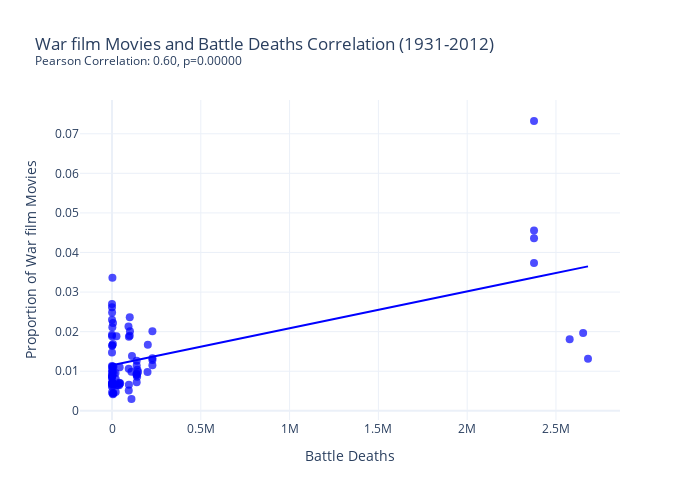
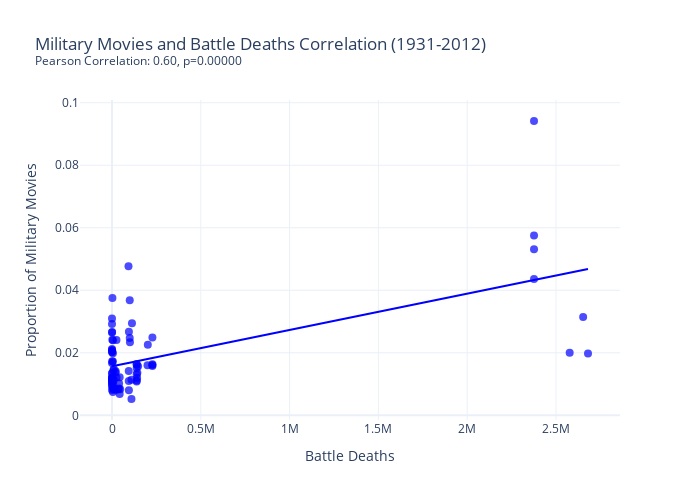
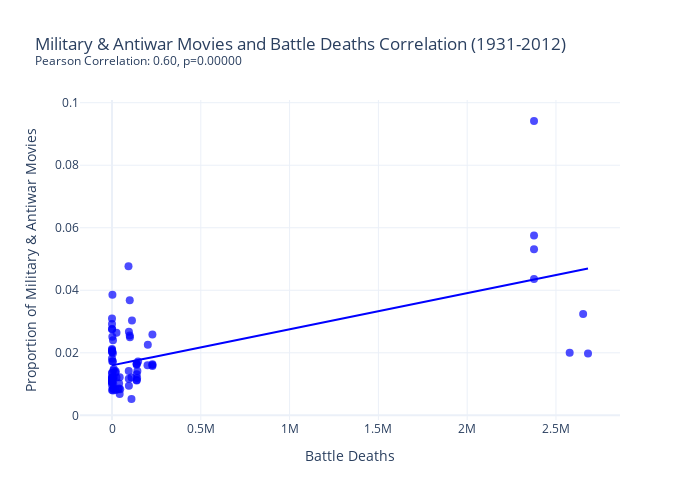

The notebook cell saved with these charts, in order:
### Code cell
def calc_bat_deaths():
    """Calculate total battle deaths per year by evenly distributing deaths across the duration of each war."""
    df_aggregated = df_wars.groupby(['WarName', 'StartYear', 'EndYear'], as_index=False)['BatDeath'].sum()
    df_aggregated['Duration'] = df_aggregated['EndYear'] - df_aggregated['StartYear'] + 1

    # Expand to have one row per year of each war
    expanded_df = df_aggregated.loc[df_aggregated.index.repeat(df_aggregated['Duration'])].copy()
    expanded_df['Year'] = expanded_df.groupby(level=0).cumcount() + expanded_df['StartYear']

    # Distribute BatDeath evenly across years
    expanded_df['Count'] = expanded_df['BatDeath'] / expanded_df['Duration']

    # Sum deaths by year
    yearly_deaths = expanded_df.groupby('Year')['Count'].sum().reset_index()

    # Include all years in the final DataFrame
    min_year = df_aggregated['StartYear'].min()
    max_year = df_aggregated['EndYear'].max()
    all_years = pd.DataFrame({'Year': range(min_year, max_year + 1)})

    final_df = pd.merge(all_years, yearly_deaths, on='Year', how='left').fillna(0)
    return final_df

def plot_proportion_vs_battle_deaths(genre_df, bat_deaths_df, genre_name, year_cut1, year_cut2, filename):
    """
    Plots the relationship between a genre's proportion of movies and battle deaths and OLS.
    Filters data by the specified year range, calculates Pearson correlation.
    """
    # Filter by year range
    genre_filtered = genre_df[(genre_df["Year"] >= year_cut1) & (genre_df["Year"] <= year_cut2)][["Year", "Proportion"]]
    deaths_filtered = bat_deaths_df[(bat_deaths_df["Year"] >= year_cut1) & (bat_deaths_df["Year"] <= year_cut2)][["Year", "Count"]]

    merged_df = pd.merge(genre_filtered, deaths_filtered, on="Year", how="inner")

    if len(merged_df) < 2:
        print(f"Not enough data to plot correlation for {genre_name} in {year_cut1}-{year_cut2}.")
        return

    correlation, p_value = correlation_genre_cut(genre_df, bat_deaths_df, year_cut1, year_cut2)

    fig = px.scatter(
        merged_df,
        x="Count",
        y="Proportion",
        trendline="ols",
        labels={"Count": "Battle Deaths", "Proportion": f"Proportion of {genre_name} Movies"},
        title=f"{genre_name} Movies and Battle Deaths Correlation ({year_cut1}-{year_cut2})<br>"
              f"<sup>Pearson Correlation: {correlation:.2f}, p={p_value:.5f}</sup>"
    )

    fig.update_traces(marker=dict(size=8, opacity=0.7, color="blue"))
    fig.update_layout(
        xaxis_title="Battle Deaths",
        yaxis_title=f"Proportion of {genre_name} Movies",
        template="plotly_white",
        width=700,
        height=500
    )

    fig.show()
    fig.write_html(f"images/{filename}.html")

bat_deaths_yearly = calc_bat_deaths()

genres = ["War film", "Spy", "Superhero", "Romance Film", "Romantic drama", "Family Film", 
          "Romantic comedy", "Comedy", "Fantasy", "Thriller", "Horror", 
          "Drama", "Social issues", "Antiwar", "Disaster"]

for year_cut1, year_cut2 in year_ranges:
    for genre in genres:
        genre_yearly = count_genre_proportion(df_movies, genre)
        corr_val, p_val = correlation_genre_cut(genre_yearly, bat_deaths_yearly, year_cut1, year_cut2)
        if abs(corr_val) >= 0.45:
            print(f"{genre} and Battle Death Correlation {year_cut1}-{year_cut2}:\n", corr_val, p_val)

        # Plot
            plot_proportion_vs_battle_deaths(genre_yearly, bat_deaths_yearly, genre, year_cut1, year_cut2, f"corr_batdeath_{genre}_{year_cut1}-{year_cut2}")

    # Plot and print for the groups of genres
    for name, df_genres in [("Military", military_df),
                            ("Military & Antiwar", military_antiwar_df),
                            ("Political", reflecting_df),
                            ("Dystopian", dystopian_df),
                            ("Positive", positive_df)]:
        corr_val, p_val = correlation_genre_cut(df_genres, bat_deaths_yearly, year_cut1, year_cut2)
        if abs(corr_val) >= 0.45:
            print(f"{name} Movies and Battle Death Correlation {year_cut1}-{year_cut2}:\n", corr_val, p_val)
            plot_proportion_vs_battle_deaths(df_genres, bat_deaths_yearly, name, year_cut1, year_cut2, f"corr_batdeath_{name}_{year_cut1}-{year_cut2}")

### Figure 1 — Plotly figure (JSON) as saved in the notebook; plotly's stock layout.template omitted (floating-point values rounded to 4 significant figures)
{"data": [{"hovertemplate": "Battle Deaths=%{x}<br>Proportion of War film Movies=%{y}<extra></extra>", "legendgroup": "", "marker": {"color": "blue", "opacity": 0.7, "size": 8, "symbol": "circle"}, "mode": "markers", "name": "", "orientation": "v", "showlegend": false, "type": "scatter", "x": [20000, 43170.0, 43170.0, 25270.0, 33170.0, 10000, 200000, 201726, 2680000.0, 2653000.0, 2577000.0, 2376000.0, 2376000.0, 2376000.0, 2376000.0, 0, 1167.0, 5167.0, 5167.0, 227521, 227521, 227521, 227521, 1185, 1185, 5647, 561, 2361, 0, 0, 0, 1853, 0, 0, 99920.0, 92860.0, 112500.0, 95170.0, 99750.0, 101100.0, 109700.0, 95170.0, 109600.0, 94360.0, 94210.0, 1350, 7917.0, 9417.0, 25170.0, 138900.0, 138900.0, 141500.0, 138900.0, 138900.0, 138900.0, 142900.0, 146900.0, 138900.0, 0, 20733, 20733, 5240, 7000, 7000, 1500, 0, 0, 40000, 46174, 40000, 4002, 0, 7173, 0, 0, 0, 0, 505, 0, 0, 3000, 1480], "xaxis": "x", "y": [0.009576, 0.00681, 0.01104, 0.006512, 0.006506, 0.009582, 0.009795, 0.01672, 0.01317, 0.01965, 0.01811, 0.0436, 0.07322, 0.04555, 0.03736, 0.01471, 0.009709, 0.01112, 0.01687, 0.01281, 0.02011, 0.01154, 0.01327, 0.01649, 0.0165, 0.02216, 0.02484, 0.0336, 0.02697, 0.01921, 0.01883, 0.02113, 0.02301, 0.02616, 0.02366, 0.0213, 0.01388, 0.01872, 0.01896, 0.02013, 0.009848, 0.006555, 0.002985, 0.005117, 0.01065, 0.01116, 0.01113, 0.006711, 0.01885, 0.009386, 0.01266, 0.008638, 0.009003, 0.00915, 0.01146, 0.01037, 0.009823, 0.007237, 0.01132, 0.008036, 0.004764, 0.004213, 0.00453, 0.004405, 0.007042, 0.00605, 0.004655, 0.007075, 0.006966, 0.006453, 0.009964, 0.00718, 0.00676, 0.00847, 0.008341, 0.008968, 0.01033, 0.008866, 0.00681, 0.006486, 0.007018, 0.006786], "yaxis": "y"}, {"hovertemplate": "<b>OLS trendline</b><br>Proportion = 9.31894e-09 * Count + 0.0115163<br>R<sup>2</sup>=0.355622<br><br>Battle Deaths=%{x}<br>Proportion of War film Movies=%{y} <b>(trend)</b><extra></extra>", "legendgroup": "", "marker": {"color": "blue", "opacity": 0.7, "size": 8, "symbol": "circle"}, "mode": "lines", "name": "", "showlegend": false, "type": "scatter", "x": [0, 0, 0, 0, 0, 0, 0, 0, 0, 0, 0, 0, 0, 0, 0, 0, 505, 561, 1167.0, 1185, 1185, 1350, 1480, 1500, 1853, 2361, 3000, 4002, 5167.0, 5167.0, 5240, 5647, 7000, 7000, 7173, 7917.0, 9417.0, 10000, 20000, 20733, 20733, 25170.0, 25270.0, 33170.0, 40000, 40000, 43170.0, 43170.0, 46174, 92860.0, 94210.0, 94360.0, 95170.0, 95170.0, 99750.0, 99920.0, 101100.0, 109600.0, 109700.0, 112500.0, 138900.0, 138900.0, 138900.0, 138900.0, 138900.0, 138900.0, 141500.0, 142900.0, 146900.0, 200000, 201726, 227521, 227521, 227521, 227521, 2376000.0, 2376000.0, 2376000.0, 2376000.0, 2577000.0, 2653000.0, 2680000.0], "xaxis": "x", "y": [0.01152, 0.01152, 0.01152, 0.01152, 0.01152, 0.01152, 0.01152, 0.01152, 0.01152, 0.01152, 0.01152, 0.01152, 0.01152, 0.01152, 0.01152, 0.01152, 0.01152, 0.01152, 0.01153, 0.01153, 0.01153, 0.01153, 0.01153, 0.01153, 0.01153, 0.01154, 0.01154, 0.01155, 0.01156, 0.01156, 0.01157, 0.01157, 0.01158, 0.01158, 0.01158, 0.01159, 0.0116, 0.01161, 0.0117, 0.01171, 0.01171, 0.01175, 0.01175, 0.01183, 0.01189, 0.01189, 0.01192, 0.01192, 0.01195, 0.01238, 0.01239, 0.0124, 0.0124, 0.0124, 0.01245, 0.01245, 0.01246, 0.01254, 0.01254, 0.01256, 0.01281, 0.01281, 0.01281, 0.01281, 0.01281, 0.01281, 0.01284, 0.01285, 0.01289, 0.01338, 0.0134, 0.01364, 0.01364, 0.01364, 0.01364, 0.03366, 0.03366, 0.03366, 0.03366, 0.03553, 0.03624, 0.03649], "yaxis": "y"}], "layout": {"height": 500, "legend": {"tracegroupgap": 0}, "title": {"text": "War film Movies and Battle Deaths Correlation (1931-2012)<br><sup>Pearson Correlation: 0.60, p=0.00000</sup>"}, "width": 700, "xaxis": {"anchor": "y", "domain": [0, 1], "title": {"text": "Battle Deaths"}}, "yaxis": {"anchor": "x", "domain": [0, 1], "title": {"text": "Proportion of War film Movies"}}}}

### Figure 2 — Plotly figure (JSON) as saved in the notebook; plotly's stock layout.template omitted (floating-point values rounded to 4 significant figures)
{"data": [{"hovertemplate": "Battle Deaths=%{x}<br>Proportion of Military Movies=%{y}<extra></extra>", "legendgroup": "", "marker": {"color": "blue", "opacity": 0.7, "size": 8, "symbol": "circle"}, "mode": "markers", "name": "", "orientation": "v", "showlegend": false, "type": "scatter", "x": [20000, 43170.0, 43170.0, 25270.0, 33170.0, 10000, 200000, 201726, 2680000.0, 2653000.0, 2577000.0, 2376000.0, 2376000.0, 2376000.0, 2376000.0, 0, 1167.0, 5167.0, 5167.0, 227521, 227521, 227521, 227521, 1185, 1185, 5647, 561, 2361, 0, 0, 0, 1853, 0, 0, 99920.0, 92860.0, 112500.0, 95170.0, 99750.0, 101100.0, 109700.0, 95170.0, 109600.0, 94360.0, 94210.0, 1350, 7917.0, 9417.0, 25170.0, 138900.0, 138900.0, 141500.0, 138900.0, 138900.0, 138900.0, 142900.0, 146900.0, 138900.0, 0, 20733, 20733, 5240, 7000, 7000, 1500, 0, 0, 40000, 46174, 40000, 4002, 0, 7173, 0, 0, 0, 0, 505, 0, 0, 3000, 1480], "xaxis": "x", "y": [0.01368, 0.00681, 0.01214, 0.01209, 0.008364, 0.01481, 0.01603, 0.02262, 0.01976, 0.03143, 0.02002, 0.05751, 0.09414, 0.05315, 0.04359, 0.02036, 0.01726, 0.01719, 0.01984, 0.01576, 0.0249, 0.01635, 0.01611, 0.02062, 0.02016, 0.02401, 0.02662, 0.03755, 0.03097, 0.02123, 0.02092, 0.02414, 0.02647, 0.02918, 0.03681, 0.04767, 0.02949, 0.02674, 0.02473, 0.02335, 0.01136, 0.008012, 0.005224, 0.01096, 0.0142, 0.01356, 0.01431, 0.01119, 0.02413, 0.01516, 0.01638, 0.01196, 0.01316, 0.01111, 0.01615, 0.01364, 0.01572, 0.01085, 0.01673, 0.01406, 0.008099, 0.007491, 0.008649, 0.00841, 0.01056, 0.009748, 0.00807, 0.01015, 0.008359, 0.008604, 0.01139, 0.01066, 0.009832, 0.01201, 0.01124, 0.0119, 0.01338, 0.012, 0.009319, 0.01059, 0.0117, 0.01172], "yaxis": "y"}, {"hovertemplate": "<b>OLS trendline</b><br>Proportion = 1.1602e-08 * Count + 0.0156876<br>R<sup>2</sup>=0.360065<br><br>Battle Deaths=%{x}<br>Proportion of Military Movies=%{y} <b>(trend)</b><extra></extra>", "legendgroup": "", "marker": {"color": "blue", "opacity": 0.7, "size": 8, "symbol": "circle"}, "mode": "lines", "name": "", "showlegend": false, "type": "scatter", "x": [0, 0, 0, 0, 0, 0, 0, 0, 0, 0, 0, 0, 0, 0, 0, 0, 505, 561, 1167.0, 1185, 1185, 1350, 1480, 1500, 1853, 2361, 3000, 4002, 5167.0, 5167.0, 5240, 5647, 7000, 7000, 7173, 7917.0, 9417.0, 10000, 20000, 20733, 20733, 25170.0, 25270.0, 33170.0, 40000, 40000, 43170.0, 43170.0, 46174, 92860.0, 94210.0, 94360.0, 95170.0, 95170.0, 99750.0, 99920.0, 101100.0, 109600.0, 109700.0, 112500.0, 138900.0, 138900.0, 138900.0, 138900.0, 138900.0, 138900.0, 141500.0, 142900.0, 146900.0, 200000, 201726, 227521, 227521, 227521, 227521, 2376000.0, 2376000.0, 2376000.0, 2376000.0, 2577000.0, 2653000.0, 2680000.0], "xaxis": "x", "y": [0.01569, 0.01569, 0.01569, 0.01569, 0.01569, 0.01569, 0.01569, 0.01569, 0.01569, 0.01569, 0.01569, 0.01569, 0.01569, 0.01569, 0.01569, 0.01569, 0.01569, 0.01569, 0.0157, 0.0157, 0.0157, 0.0157, 0.0157, 0.01571, 0.01571, 0.01572, 0.01572, 0.01573, 0.01575, 0.01575, 0.01575, 0.01575, 0.01577, 0.01577, 0.01577, 0.01578, 0.0158, 0.0158, 0.01592, 0.01593, 0.01593, 0.01598, 0.01598, 0.01607, 0.01615, 0.01615, 0.01619, 0.01619, 0.01622, 0.01676, 0.01678, 0.01678, 0.01679, 0.01679, 0.01684, 0.01685, 0.01686, 0.01696, 0.01696, 0.01699, 0.0173, 0.0173, 0.0173, 0.0173, 0.0173, 0.0173, 0.01733, 0.01735, 0.01739, 0.01801, 0.01803, 0.01833, 0.01833, 0.01833, 0.01833, 0.04326, 0.04326, 0.04326, 0.04326, 0.04559, 0.04647, 0.04678], "yaxis": "y"}], "layout": {"height": 500, "legend": {"tracegroupgap": 0}, "title": {"text": "Military Movies and Battle Deaths Correlation (1931-2012)<br><sup>Pearson Correlation: 0.60, p=0.00000</sup>"}, "width": 700, "xaxis": {"anchor": "y", "domain": [0, 1], "title": {"text": "Battle Deaths"}}, "yaxis": {"anchor": "x", "domain": [0, 1], "title": {"text": "Proportion of Military Movies"}}}}

### Figure 3 — Plotly figure (JSON) as saved in the notebook; plotly's stock layout.template omitted (floating-point values rounded to 4 significant figures)
{"data": [{"hovertemplate": "Battle Deaths=%{x}<br>Proportion of Military & Antiwar Movies=%{y}<extra></extra>", "legendgroup": "", "marker": {"color": "blue", "opacity": 0.7, "size": 8, "symbol": "circle"}, "mode": "markers", "name": "", "orientation": "v", "showlegend": false, "type": "scatter", "x": [20000, 43170.0, 43170.0, 25270.0, 33170.0, 10000, 200000, 201726, 2680000.0, 2653000.0, 2577000.0, 2376000.0, 2376000.0, 2376000.0, 2376000.0, 0, 1167.0, 5167.0, 5167.0, 227521, 227521, 227521, 227521, 1185, 1185, 5647, 561, 2361, 0, 0, 0, 1853, 0, 0, 99920.0, 92860.0, 112500.0, 95170.0, 99750.0, 101100.0, 109700.0, 95170.0, 109600.0, 94360.0, 94210.0, 1350, 7917.0, 9417.0, 25170.0, 138900.0, 138900.0, 141500.0, 138900.0, 138900.0, 138900.0, 142900.0, 146900.0, 138900.0, 0, 20733, 20733, 5240, 7000, 7000, 1500, 0, 0, 40000, 46174, 40000, 4002, 0, 7173, 0, 0, 0, 0, 505, 0, 0, 3000, 1480], "xaxis": "x", "y": [0.01368, 0.00681, 0.01214, 0.01209, 0.008364, 0.01481, 0.01603, 0.02262, 0.01976, 0.03242, 0.02002, 0.05751, 0.09414, 0.05315, 0.04359, 0.02036, 0.01726, 0.01719, 0.01984, 0.01576, 0.02586, 0.01635, 0.01611, 0.02062, 0.02016, 0.02401, 0.02751, 0.03854, 0.03097, 0.02123, 0.02092, 0.02515, 0.02762, 0.02918, 0.03681, 0.04767, 0.03036, 0.02674, 0.02556, 0.02496, 0.01212, 0.009468, 0.005224, 0.0117, 0.0142, 0.01356, 0.01431, 0.01193, 0.0264, 0.01661, 0.01638, 0.01196, 0.01316, 0.01111, 0.01615, 0.01418, 0.01719, 0.01131, 0.01821, 0.01406, 0.008099, 0.007959, 0.008649, 0.00841, 0.01056, 0.01076, 0.00807, 0.01015, 0.008359, 0.008604, 0.01139, 0.01066, 0.01004, 0.01201, 0.01124, 0.01207, 0.01355, 0.012, 0.009677, 0.01059, 0.0117, 0.01172], "yaxis": "y"}, {"hovertemplate": "<b>OLS trendline</b><br>Proportion = 1.15511e-08 * Count + 0.0159814<br>R<sup>2</sup>=0.355443<br><br>Battle Deaths=%{x}<br>Proportion of Military & Antiwar Movies=%{y} <b>(trend)</b><extra></extra>", "legendgroup": "", "marker": {"color": "blue", "opacity": 0.7, "size": 8, "symbol": "circle"}, "mode": "lines", "name": "", "showlegend": false, "type": "scatter", "x": [0, 0, 0, 0, 0, 0, 0, 0, 0, 0, 0, 0, 0, 0, 0, 0, 505, 561, 1167.0, 1185, 1185, 1350, 1480, 1500, 1853, 2361, 3000, 4002, 5167.0, 5167.0, 5240, 5647, 7000, 7000, 7173, 7917.0, 9417.0, 10000, 20000, 20733, 20733, 25170.0, 25270.0, 33170.0, 40000, 40000, 43170.0, 43170.0, 46174, 92860.0, 94210.0, 94360.0, 95170.0, 95170.0, 99750.0, 99920.0, 101100.0, 109600.0, 109700.0, 112500.0, 138900.0, 138900.0, 138900.0, 138900.0, 138900.0, 138900.0, 141500.0, 142900.0, 146900.0, 200000, 201726, 227521, 227521, 227521, 227521, 2376000.0, 2376000.0, 2376000.0, 2376000.0, 2577000.0, 2653000.0, 2680000.0], "xaxis": "x", "y": [0.01598, 0.01598, 0.01598, 0.01598, 0.01598, 0.01598, 0.01598, 0.01598, 0.01598, 0.01598, 0.01598, 0.01598, 0.01598, 0.01598, 0.01598, 0.01598, 0.01599, 0.01599, 0.01599, 0.016, 0.016, 0.016, 0.016, 0.016, 0.016, 0.01601, 0.01602, 0.01603, 0.01604, 0.01604, 0.01604, 0.01605, 0.01606, 0.01606, 0.01606, 0.01607, 0.01609, 0.0161, 0.01621, 0.01622, 0.01622, 0.01627, 0.01627, 0.01636, 0.01644, 0.01644, 0.01648, 0.01648, 0.01651, 0.01705, 0.01707, 0.01707, 0.01708, 0.01708, 0.01713, 0.01714, 0.01715, 0.01725, 0.01725, 0.01728, 0.01759, 0.01759, 0.01759, 0.01759, 0.01759, 0.01759, 0.01762, 0.01763, 0.01768, 0.01829, 0.01831, 0.01861, 0.01861, 0.01861, 0.01861, 0.04343, 0.04343, 0.04343, 0.04343, 0.04575, 0.04663, 0.04694], "yaxis": "y"}], "layout": {"height": 500, "legend": {"tracegroupgap": 0}, "title": {"text": "Military & Antiwar Movies and Battle Deaths Correlation (1931-2012)<br><sup>Pearson Correlation: 0.60, p=0.00000</sup>"}, "width": 700, "xaxis": {"anchor": "y", "domain": [0, 1], "title": {"text": "Battle Deaths"}}, "yaxis": {"anchor": "x", "domain": [0, 1], "title": {"text": "Proportion of Military & Antiwar Movies"}}}}
